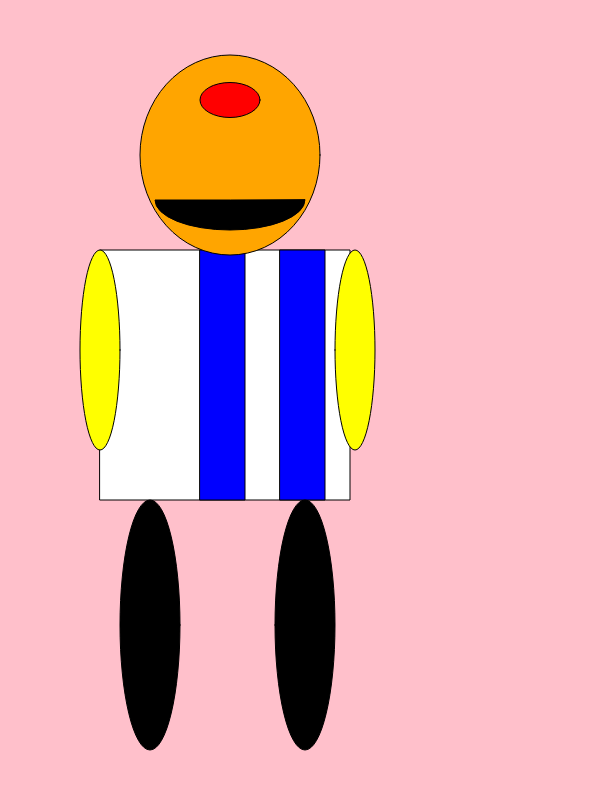
Frame 1 (no input)
Frame 60 (no input): identical to frame 1, image omitted
Frame 120 (the mouse pressed at the canvas centre since frame 60): identical to frame 1, image omitted

The p5.js sketch that drew this single still picture (run headless with seeded random() and noise() and a simulated clock; from frame 60 on, the mouse is pressed at the canvas centre):

// p5.js sketch
// ── sketch.js
// Setup Function
function setup() {
  createCanvas( 600, 800);
  // Create a Canvas
}

function draw() {
  // background color
  background('pink');

//Main Sandbox
  push();


//Grid is centered
translate( 300, 400);

//Body
push();
//Main shirt rectangle
rect(-200,-150, 250,250);
pop();

//Design on shirt
push();
fill('blue');
translate(-100, -150);
rect(0 ,0 ,45 ,250);
translate(80,0);
rect(0 ,0 ,45 ,250);
translate(80,0);
pop();//body end

//legs
push();
translate( 0, 250);

//Left leg
fill('black')
ellipse(-150,-25,60,250);
//Right Leg
scale(-1,1);
ellipse(-5,-25,60,250);
pop(); //end of legs

//Arms
push();
translate(0,-100);

//Left Arm
fill('yellow')
ellipse(-200,50,-40,-200)

//Right Arm
scale(-1,1);
ellipse(-55,50,-40,-200)
pop(); //Arms end

//Head
push();
translate(0,-250)

fill('orange');
ellipse(-70, 5, 180, 200);


//mouth
fill("black");
arc(-70, 50, 150, 60, radians(360), radians(180),PIE);

//Eyes
push();
translate(-70, -50);

//Middle eye
fill('red')
ellipse(0, 0, 60, 35);
pop(); //end of head and face


pop();
}
